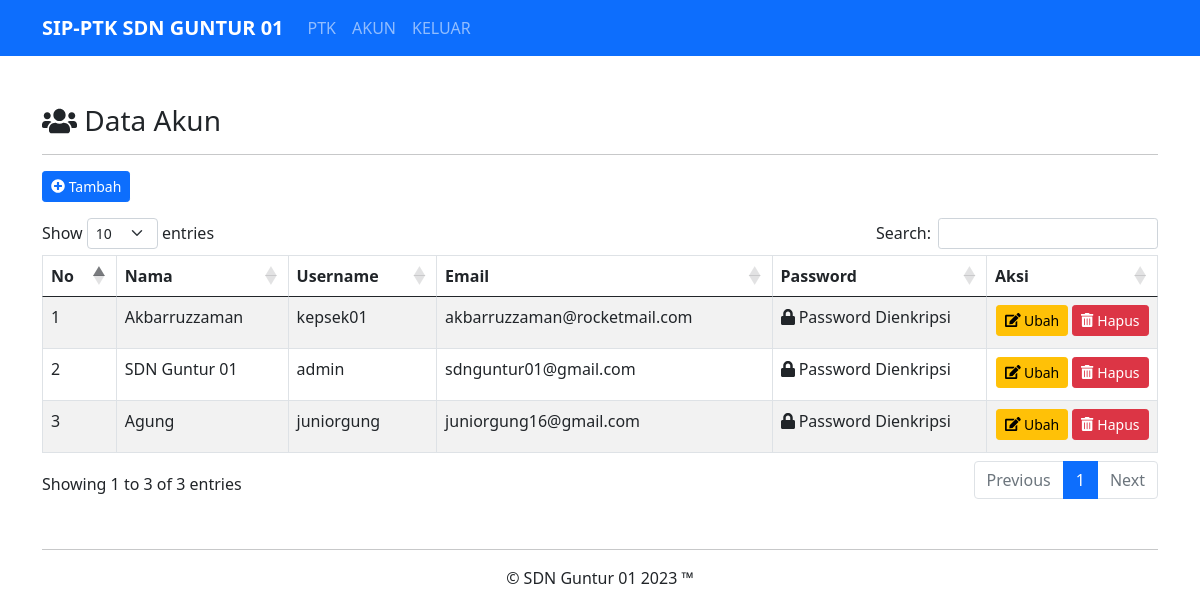
Page /akun.php (signed in) on the committed database.
### tables this page shows
CREATE TABLE `akun` (
  `id_akun` int(2) NOT NULL,
  `nama` varchar(50) NOT NULL,
  `username` varchar(15) NOT NULL,
  `email` varchar(32) NOT NULL,
  `password` varchar(32) NOT NULL,
  `level_akses` varchar(2) NOT NULL
);

### config/function.php (called while the page is built, shortened)
<?php
function select($query) {
    global $conn;
    $result = mysqli_query($conn, $query);
    $rows = [];
    while ($row = mysqli_fetch_assoc($result)) {
        $rows[] = $row;
    }
    return $rows;
}

### akun.php (the view, shortened to what this page needs)
<?php
    include './layout/header.php';
    $data_akun = select("SELECT * FROM akun");
?>
    <div class="container mt-5">
        <h3 class="fw-5"><i class="fas fa-users"></i> Data Akun</h3>
        <hr>
        <button type="button" class="btn btn-primary btn-sm mb-3" data-bs-toggle="modal" data-bs-target="#modalTambah"><i class="fas fa-plus-circle"></i> Tambah</button>
        <table class="table table-bordered table-striped mt-3" id="table">
            <thead>
                <tr>
                    <th>No</th>
                    <th>Nama</th>
                    <th>Username</th>
                    <th>Email</th>
                    <th>Password</th>
                    <th>Aksi</th>
                </tr>
            </thead>
            <tbody>
               <?php $no = 1; ?>
                <?php foreach ($data_akun as $akun) : ?>
                    <tr>
                        <td><?= $no++; ?></td>
                        <td><?= $akun['nama']; ?></td>
                        <td><?= $akun['username']; ?></td>
                        <td><?= $akun['email']; ?></td>
                        <td><i class="fas fa-lock"></i> Password Dienkripsi</td>
                        <td class="text-center">
                            <button type="button" class="btn btn-warning btn-sm mb-1" data-bs-toggle="modal" data-bs-target="#modalUbah<?= $akun['id_akun']; ?>"><i class="fas fa-edit"></i> Ubah</button>
                            <button type="button" class="btn btn-danger btn-sm mb-1" data-bs-toggle="modal" data-bs-target="#modalHapus<?= $akun['id_akun']; ?>"><i class="fas fa-trash-alt"></i> Hapus </button>
                        </td>
                    </tr>
                    <?php endforeach; ?>
            </tbody>
        </table>
    </div>
    <?php include './layout/footer.php'; ?>

### rows in the picture
akun: nama "Akbarruzzaman", username "kepsek01", email "akbarruzzaman@rocketmail.com"
akun: nama "SDN Guntur 01", username "admin", email "sdnguntur01@gmail.com"
akun: nama "Agung", username "juniorgung", email "juniorgung16@gmail.com"
